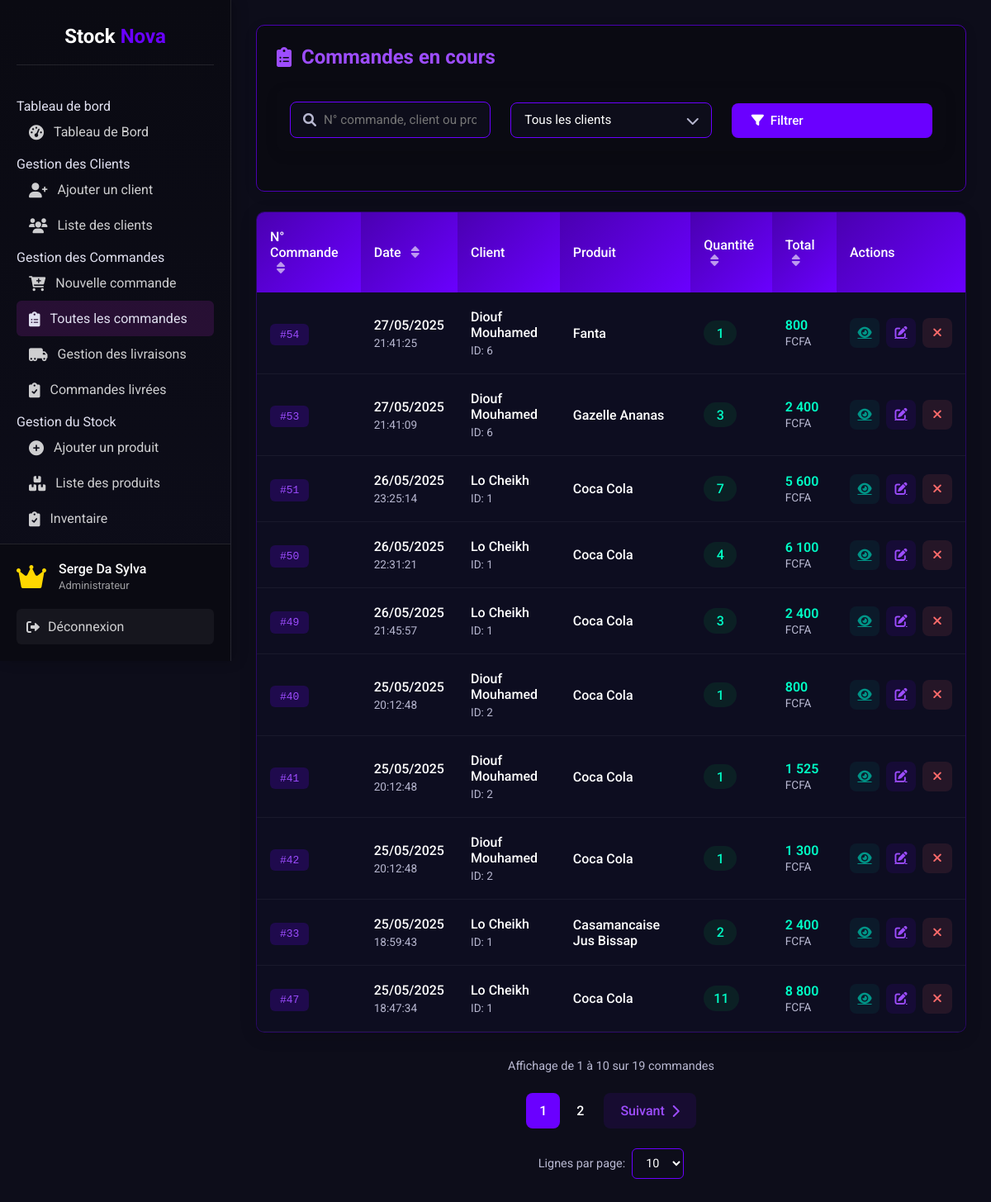
Page /commandes_en_cours.php (signed in) on the committed database.
### tables this page shows
CREATE TABLE `commandes` (
  `id_com` int(11) NOT NULL,
  `client` int(11) DEFAULT NULL,
  `produit` int(11) DEFAULT NULL,
  `quant_com` int(11) DEFAULT NULL,
  `date` date DEFAULT NULL,
  `heure` time DEFAULT NULL,
  `montant` decimal(10,2) DEFAULT NULL
);

CREATE TABLE `clients` (
  `id_client` int(11) NOT NULL,
  `nom_cli` varchar(250) DEFAULT NULL,
  `prenom_cli` varchar(50) NOT NULL,
  `adresse_cli` varchar(255) NOT NULL,
  `ville` varchar(50) NOT NULL,
  `pays` varchar(50) NOT NULL,
  `email` varchar(250) DEFAULT NULL,
  `telephone` varchar(20) NOT NULL,
  `statut` enum('admin','utilisateur') DEFAULT 'utilisateur'
);

CREATE TABLE `produits` (
  `id_prod` int(11) NOT NULL,
  `code_prod` varchar(255) DEFAULT NULL,
  `nom_prod` varchar(100) DEFAULT NULL,
  `quant_prod` int(11) DEFAULT 0,
  `prix_unitaire` decimal(10,2) DEFAULT NULL,
  `prix_total` decimal(10,2) GENERATED ALWAYS AS (`quant_prod` * `prix_unitaire`) VIRTUAL,
  `fournisseur` varchar(100) DEFAULT NULL,
  `description` text DEFAULT NULL,
  `photo` varchar(255) NOT NULL DEFAULT 'assets/images/default-product.png' COMMENT 'Chemin vers la photo du produit'
);

### commandes_en_cours.php (the view, shortened to what this page needs)
<?php
require 'includes/connexion.php';
require 'includes/header.php';
$search = $_GET['search'] ?? '';
$client_id = $_GET['client_id'] ?? '';
$perPage = max(10, min(100, (int)($_GET['per_page'] ?? 10)));
$page = max(1, (int)($_GET['page'] ?? 1));
$offset = ($page - 1) * $perPage;
$totalCommandes = 0;
$commandes = [];
try {
    $query = "SELECT c.id_com,
            cl.id_client, cl.nom_cli AS client_nom, cl.prenom_cli AS client_prenom,
            p.nom_prod AS produit_nom,
            c.quant_com, c.montant, c.date, c.heure
            FROM commandes c
            LEFT JOIN clients cl ON c.client = cl.id_client
            LEFT JOIN produits p ON c.produit = p.id_prod
            WHERE (c.id_com LIKE :search
                OR cl.nom_cli LIKE :search
                OR cl.prenom_cli LIKE :search
                OR c.produit LIKE :search)
            AND (:client_id = '' OR cl.id_client = :client_id)
            ORDER BY c.date DESC, c.heure DESC
            LIMIT :limit OFFSET :offset";
    $stmt = $pdo->prepare($query);
    $stmt->bindValue(':search', '%' . $search . '%', PDO::PARAM_STR);
    $stmt->bindValue(':client_id', $client_id, PDO::PARAM_STR);
    $stmt->bindValue(':limit', $perPage, PDO::PARAM_INT);
    $stmt->bindValue(':offset', $offset, PDO::PARAM_INT);
    $stmt->execute();
    $commandes = $stmt->fetchAll(PDO::FETCH_ASSOC);
    $countQuery = "SELECT COUNT(*)
                   FROM commandes c
                   LEFT JOIN clients cl ON c.client = cl.id_client
                   LEFT JOIN produits p ON c.produit = p.nom_prod
                   WHERE (c.id_com LIKE :search
                       OR cl.nom_cli LIKE :search
                       OR cl.prenom_cli LIKE :search
                       OR c.produit LIKE :search)
                   AND (:client_id = '' OR cl.id_client = :client_id)";
    $countStmt = $pdo->prepare($countQuery);
    $countStmt->bindValue(':search', '%' . $search . '%', PDO::PARAM_STR);
    $countStmt->bindValue(':client_id', $client_id, PDO::PARAM_STR);
    $countStmt->execute();
    $totalCommandes = (int)$countStmt->fetchColumn();
} catch (PDOException $e) {
    $_SESSION['error'] = "Erreur de base de données : " . $e->getMessage();
    $commandes = [];
    $totalCommandes = 0;
}
?>
<div class="dashboard-container">
    <div class="data-section">
        <div class="section-header">
            <h3><i class="fas fa-clipboard-list"></i> Commandes en cours</h3>
            <div class="section-actions">
                <form method="GET" class="filter-form">
                    <div class="filter-grid">
                        <div class="filter-group">
                            <div class="input-icon">
                                <i class="fas fa-search"></i>
                                <input type="text" id="search" name="search" placeholder="N° commande, client ou produit"
                                       value="<?= htmlspecialchars($search) ?>" class="filter-input">
                            </div>
                        </div>
                        <div class="filter-group">
                            <div class="select-wrapper">
                                <select id="client_id" name="client_id" class="filter-select">
                                    <option value="">Tous les clients</option>
                                </select>
                            </div>
                        </div>
                        <button type="submit" class="filter-btn pulse">
                            <i class="fas fa-filter"></i> <span>Filtrer</span>
                        </button>
                    </div>
                </form>
            </div>
        </div>
        <div class="data-table-container glass-effect">
            <table class="data-table">
                <thead>
                    <tr>
                        <th class="sortable" data-sort="id_com">N° Commande <i class="fas fa-sort"></i></th>
                        <th class="sortable" data-sort="date">Date <i class="fas fa-sort"></i></th>
                        <th>Client</th>
                        <th>Produit</th>
                        <th class="sortable" data-sort="quant_com">Quantité <i class="fas fa-sort"></i></th>
                        <th class="sortable" data-sort="montant">Total <i class="fas fa-sort"></i></th>
                        <th>Actions</th>
                    </tr>
                </thead>
                <tbody>
                    <?php if (empty($commandes)): ?>
                        <tr>
                            <td colspan="7" class="text-center no-data">
                                <i class="fas fa-box-open"></i>
                                <p>Aucune commande en cours</p>
                            </td>
                        </tr>
                    <?php else: ?>
                        <?php foreach ($commandes as $commande): ?>
                            <tr class="table-row-animation hover-effect">
                                <td>
                                    <span class="badge commande-id">#<?= $commande['id_com'] ?></span>
                                </td>
                                <td>
                                    <div class="date-wrapper">
                                        <span class="date"><?= date('d/m/Y', strtotime($commande['date'])) ?></span>
                                        <span class="time"><?= $commande['heure'] ?></span>
                                    </div>
                                </td>
                                <td>
                                    <div class="client-info">
                                        <span class="client-name"><?= htmlspecialchars($commande['client_nom'].' '.$commande['client_prenom']) ?></span>
                                        <span class="client-id">ID: <?= $commande['id_client'] ?></span>
                                    </div>
                                </td>
                                <td>
                                    <div class="product-info">
                                        <span class="product-name"><?= htmlspecialchars($commande['produit_nom']) ?></span>
                                    </div>
                                </td>
                                <td>
                                    <span class="quantity-badge"><?= $commande['quant_com'] ?></span>
                                </td>
                                <td>
                                    <span class="price"><?= number_format($commande['montant'], 0, ',', ' ') ?> <small>FCFA</small></span>
                                </td>
                                <td class="actions">
                                    <div class="action-buttons">
                                        <a href="detailscom.php?id=<?= $commande['id_com'] ?>" class="action-btn view tooltip" data-tooltip="Détails">
                                            <i class="fas fa-eye"></i>
                                        </a>
                                        <a href="updatecom.php?id=<?= $commande['id_com'] ?>" class="action-btn edit tooltip" data-tooltip="Modifier">
                                            <i class="fas fa-edit"></i>
                                        </a>
                                        <form method="POST" style="display: inline;">
                                            <button type="submit" name="annuler_commande" class="action-btn danger tooltip" data-tooltip="Annuler" onclick="return confirm('Êtes-vous sûr de vouloir annuler cette commande ?')">
                                                <i class="fas fa-times"></i>
                                            </button>
                                        </form>
                                    </div>
                                </td>
                            </tr>
                        <?php endforeach; ?>
                    <?php endif; ?>
                </tbody>
            </table>
        </div>
        <?php if ($totalCommandes > 0): ?>
            <div class="pagination">
                <div class="pagination-info">
                    Affichage de <?= min(($page-1)*$perPage+1, $totalCommandes) ?> à <?= min($page*$perPage, $totalCommandes) ?> sur <?= $totalCommandes ?> commandes
                </div>
                <div class="pagination-controls">
                    <div class="page-numbers">
                        <?php
                        $totalPages = max(1, ceil($totalCommandes / $perPage));
                        $startPage = max(1, $page - 2);
                        $endPage = min($totalPages, $page + 2);
                        for ($i = $startPage; $i <= $endPage; $i++): ?>
                            <a href="?<?= http_build_query(array_merge($_GET, ['page' => $i])) ?>"
                               class="page-number <?= $i == $page ? 'active' : '' ?>">
                                <?= $i ?>
                            </a>
                        <?php endfor;
                        ?>
                    </div>
                    <?php if ($page < $totalPages): ?>
                        <a href="?<?= http_build_query(array_merge($_GET, ['page' => $page+1])) ?>" class="page-link next">
                            Suivant <i class="fas fa-chevron-right"></i>
                        </a>
                    <?php endif; ?>
                </div>
                <div class="per-page-select">
                    <span>Lignes par page:</span>
                    <select class="per-page" onchange="updatePerPage(this.value)">
                        <option value="10" <?= $perPage == 10 ? 'selected' : '' ?>>10</option>
                    </select>
                </div>
            </div>
        <?php endif; ?>
    </div>
</div>
<?php include 'includes/footer.php'; ?>

### css/styles.css (style rules this page uses)
:root { --primary: #9c27b0; --primary-dark: #7b1fa2; --primary-light: #ba68c8; --dark: #121212; --darker: #000000; --light: #f5f5f5; --danger: #e91e63; --success: #4caf50; --warning: #ff9800; }
* { box-sizing: border-box; margin: 0; padding: 0; font-family: 'Roboto', sans-serif; }
body { background-color: var(--dark); color: var(--light); display: flex; min-height: 100vh; }

### rows in the picture
commandes: id_com "54", date "27/05/2025", heure "21:41:25", clients.nom_cli+prenom_cli "Diouf Mouhamed", clients.id_client "6", produit.nom_prod "Fanta", quant_com "1", montant "800"
commandes: id_com "53", date "27/05/2025", heure "21:41:09", clients.nom_cli+prenom_cli "Diouf Mouhamed", clients.id_client "6", produit.nom_prod "Gazelle Ananas", quant_com "3", montant "2 400"
commandes: id_com "51", date "26/05/2025", heure "23:25:14", clients.nom_cli+prenom_cli "Lo Cheikh", clients.id_client "1", produit.nom_prod "Coca Cola", quant_com "7", montant "5 600"
commandes: id_com "50", date "26/05/2025", heure "22:31:21", clients.nom_cli+prenom_cli "Lo Cheikh", clients.id_client "1", produit.nom_prod "Coca Cola", quant_com "4", montant "6 100"
commandes: id_com "49", date "26/05/2025", heure "21:45:57", clients.nom_cli+prenom_cli "Lo Cheikh", clients.id_client "1", produit.nom_prod "Coca Cola", quant_com "3", montant "2 400"
commandes: id_com "40", date "25/05/2025", heure "20:12:48", clients.nom_cli+prenom_cli "Diouf Mouhamed", clients.id_client "2", produit.nom_prod "Coca Cola", quant_com "1", montant "800"
commandes: id_com "41", date "25/05/2025", heure "20:12:48", clients.nom_cli+prenom_cli "Diouf Mouhamed", clients.id_client "2", produit.nom_prod "Coca Cola", quant_com "1", montant "1 525"
commandes: id_com "42", date "25/05/2025", heure "20:12:48", clients.nom_cli+prenom_cli "Diouf Mouhamed", clients.id_client "2", produit.nom_prod "Coca Cola", quant_com "1", montant "1 300"
commandes: id_com "33", date "25/05/2025", heure "18:59:43", clients.nom_cli+prenom_cli "Lo Cheikh", clients.id_client "1", produit.nom_prod "Casamancaise Jus Bissap", quant_com "2", montant "2 400"
commandes: id_com "47", date "25/05/2025", heure "18:47:34", clients.nom_cli+prenom_cli "Lo Cheikh", clients.id_client "1", produit.nom_prod "Coca Cola", quant_com "11", montant "8 800"

### other values in the picture
$_SESSION['username'] "Serge Da Sylva"
min(($page-1)*$perPage+1, $totalCommandes) "1"
min($page*$perPage, $totalCommandes) "10"
$totalCommandes "19"
